Frame 1 (no input): blank canvas, image omitted
Frame 60 (the mouse pressed at the canvas centre just before this capture): blank canvas, image omitted
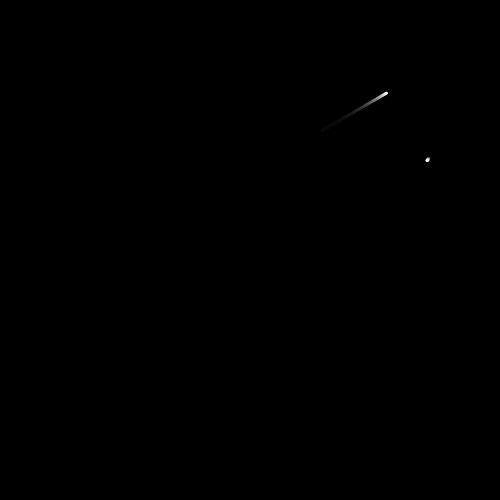
Frame 120 (the mouse held since frame 60 and released just before this capture)

The Processing sketch whose frames 1 and 60 were blank and that drew this single picture after the mouse press (run headless with seeded random() and noise(); from frame 60 on, the mouse is pressed at the canvas centre):

// Processing sketch: processing_101996
// ── processing_101996.pde

int sz = 3;
float x[] = {
};
float y[] = {
};
float dirx[] = {
};
float diry[] = {
};

void setup() {
  size(500, 500);
  background(0);
  noStroke();
  smooth();
}

void draw() {
  fill(0, 15);
  rect(0, 0, width, height);

  if (frameCount % 50 == 0) {
    x = append(x, random(width));
    y = append(y, random(height));
    dirx = append(dirx, random(-1, 1));
    diry = append(diry, random(-1, 1));
  }

  int i = 0;
  while (i<x.length) {
    fill(255);
    ellipse(x[i], y[i], sz, sz);
    x[i] += dirx[i];
    y[i] += diry[i];
    i +=1;
  }
}
